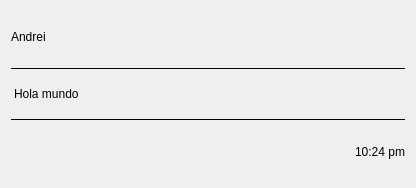
<?xml version="1.0" encoding="UTF-8"?>
<ui version="4.0">
 <class>ChatItem</class>
 <widget class="QWidget" name="ChatItem">
  <property name="geometry">
   <rect>
    <x>0</x>
    <y>0</y>
    <width>416</width>
    <height>188</height>
   </rect>
  </property>
  <property name="windowTitle">
   <string>Form</string>
  </property>
  <layout class="QGridLayout" name="gridLayout">
   <item row="0" column="0">
    <layout class="QVBoxLayout" name="verticalLayout">
     <item>
      <layout class="QHBoxLayout" name="horizontalLayout">
       <item>
        <widget class="QLabel" name="txtUsername">
         <property name="text">
          <string>Andrei</string>
         </property>
        </widget>
       </item>
       <item>
        <spacer name="horizontalSpacer">
         <property name="orientation">
          <enum>Qt::Horizontal</enum>
         </property>
         <property name="sizeHint" stdset="0">
          <size>
           <width>40</width>
           <height>20</height>
          </size>
         </property>
        </spacer>
       </item>
      </layout>
     </item>
     <item>
      <widget class="QLabel" name="txtMessage">
       <property name="styleSheet">
        <string notr="true">#txtMessage {
	border-top: 1px solid black;
	border-bottom: 1px solid black;
}</string>
       </property>
       <property name="text">
        <string>Hola mundo</string>
       </property>
      </widget>
     </item>
     <item>
      <layout class="QHBoxLayout" name="horizontalLayout_2">
       <item>
        <spacer name="horizontalSpacer_2">
         <property name="orientation">
          <enum>Qt::Horizontal</enum>
         </property>
         <property name="sizeHint" stdset="0">
          <size>
           <width>40</width>
           <height>20</height>
          </size>
         </property>
        </spacer>
       </item>
       <item>
        <widget class="QLabel" name="txtTime">
         <property name="text">
          <string>10:24 pm</string>
         </property>
        </widget>
       </item>
      </layout>
     </item>
    </layout>
   </item>
  </layout>
 </widget>
 <resources/>
 <connections/>
</ui>
